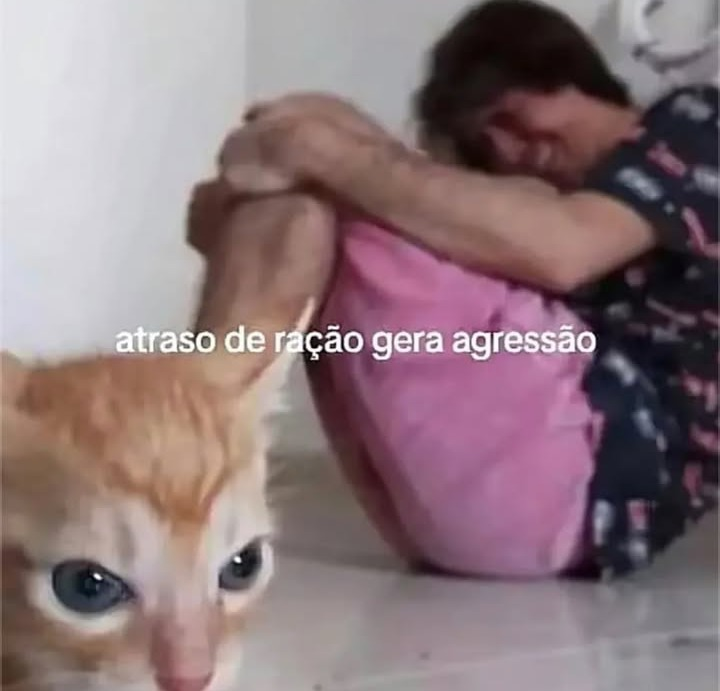
#> input picture engine/cat1.jpeg, 720 x 691 px
$ python pratica1_1.py
#> lines starting #> are read from the running program, lines starting #| are printed output that depends on the picture; after the words box and inside, x2 and y2 are one past the last pixel; in counts of white or black regions, pixels touching at a corner belong together
import cv2
import numpy as np
import matplotlib.pyplot as plt

# -------------------------
# Funções de métricas
# -------------------------

def mae(img1, img2):
    return np.mean(np.abs(img1 - img2))

def mse(img1, img2):
    return np.mean((img1 - img2) ** 2)

def rmse(img1, img2):
    return np.sqrt(mse(img1, img2))

def correlacao(img1, img2):
    img1_f = img1.flatten()
    img2_f = img2.flatten()
    return np.corrcoef(img1_f, img2_f)[0,1]

def jaccard(img1, img2):
    # binarização simples
    _, b1 = cv2.threshold(img1,127,255,cv2.THRESH_BINARY)
    _, b2 = cv2.threshold(img2,127,255,cv2.THRESH_BINARY)

    intersec = np.logical_and(b1, b2).sum()
    uniao = np.logical_or(b1, b2).sum()

    return intersec / uniao

# -------------------------
# Carregar imagem
# -------------------------

img = cv2.imread("cat1.jpeg")
#> img is the input picture: shape (691, 720, 3); mean B, G, R 123.3, 119, 139.7

# converter para escala de cinza
gray = cv2.cvtColor(img, cv2.COLOR_BGR2GRAY)
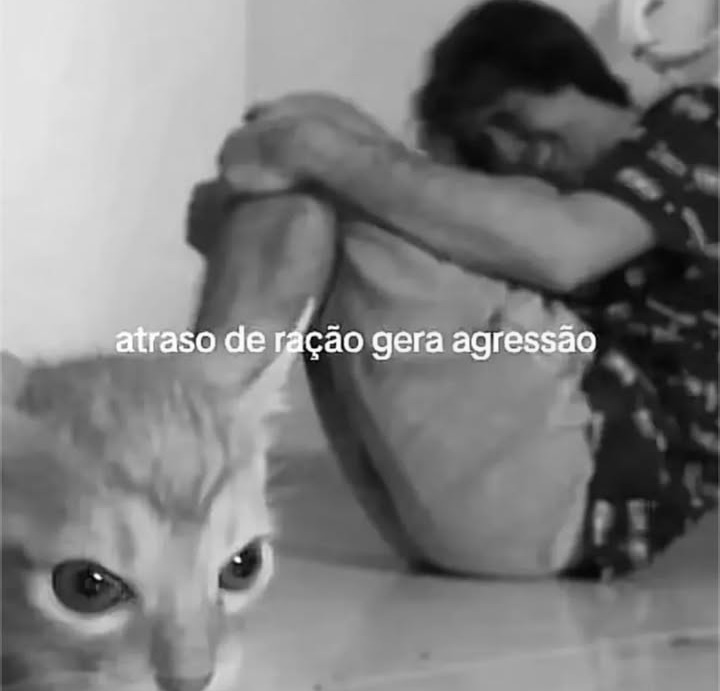
#> gray: shape (691, 720); min 1, max 255, mean 125.7

h, w = gray.shape
#> h = 691; w = 720

# níveis de amostragem
scales = [1.0, 0.5, 0.25, 0.10]

results = []
images = []

for s in scales:

    # reduzir
    small = cv2.resize(gray, (int(w*s), int(h*s)), interpolation=cv2.INTER_AREA)

    # voltar para tamanho original
    resized = cv2.resize(small, (w, h), interpolation=cv2.INTER_LINEAR)

    images.append(resized)

    results.append({
        "scale": s,
        "MAE": mae(gray, resized),
        "MSE": mse(gray, resized),
        "RMSE": rmse(gray, resized),
        "CORR": correlacao(gray, resized),
        "JACCARD": jaccard(gray, resized)
    })
#> this loop made 4 passes
#> (intersec in jaccard, uniao in jaccard) on passes 1 to 4: (257866, 257866), (256179, 259603), (254619, 261525), (248159, 265695)
#> pass 1, in jaccard, `_, b1 = cv2.threshold(img1,127,255,cv2.THRESH_BINARY)`:
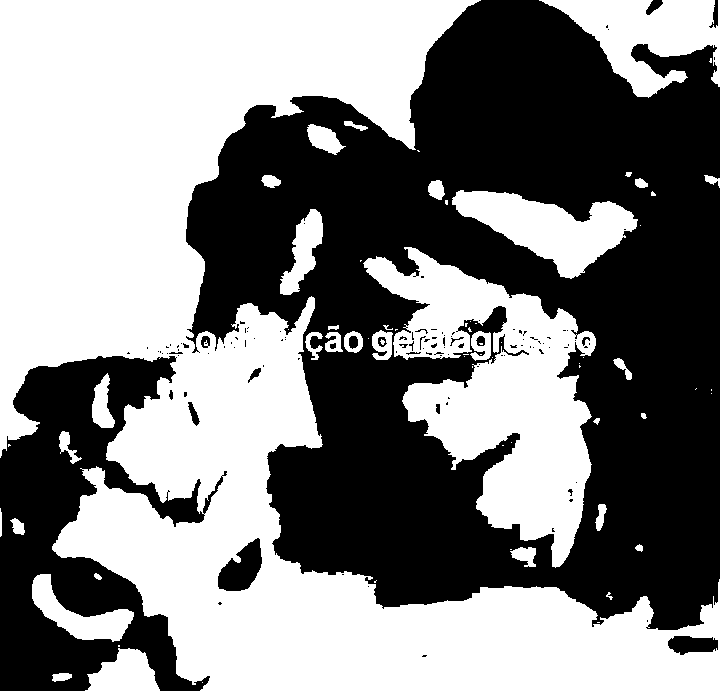
#> b1: shape (691, 720); 51.8% white; 116 black regions (94 under 20 px), largest, box (x1, y1, x2, y2) and area: (186, 0, 720, 630) 200152, (0, 356, 227, 691) 35921, (218, 538, 262, 591) 1408
#> pass 2, in jaccard (call 2), `_, b2 = cv2.threshold(img2,127,255,cv2.THRESH_BINARY)`:
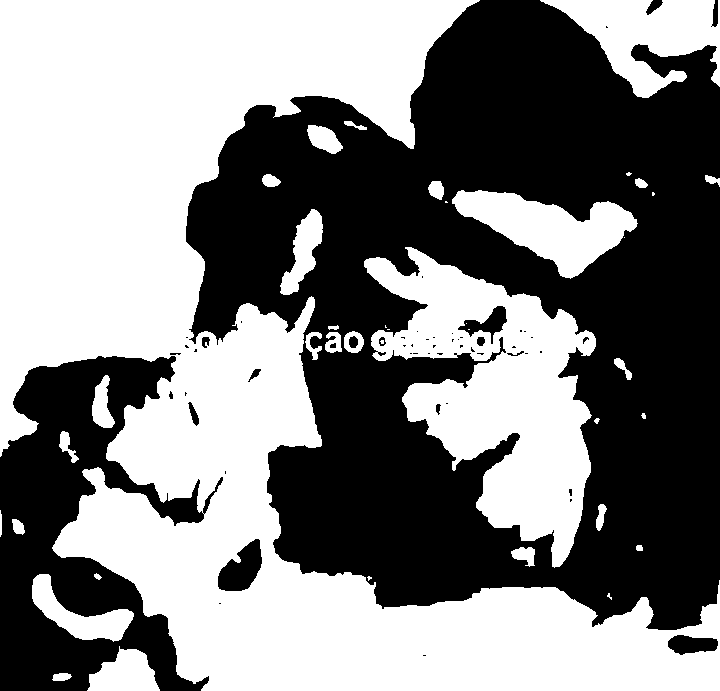
#> b2: shape (691, 720); 51.8% white; 56 black regions (38 under 20 px), largest, box (x1, y1, x2, y2) and area: (186, 0, 720, 630) 199781, (0, 356, 223, 691) 36012, (218, 539, 262, 591) 1405
#> after the loop:
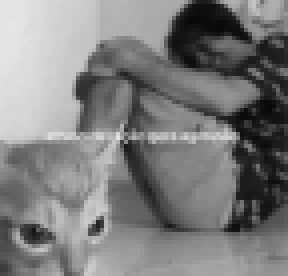
#> small: shape (69, 72) (shown 4 times larger); min 7, max 229, mean 125.7
#> after the loop, images = 4 items; results = 4 items

# -------------------------
# Mostrar imagens
# -------------------------

plt.figure(figsize=(12,4))

titles = ["100%", "50%", "25%", "10%"]

for i,img_show in enumerate(images):
    plt.subplot(1,4,i+1)
    plt.imshow(img_show, cmap="gray")
    plt.title(titles[i])
    plt.axis("off")
#> this loop made 4 passes

plt.show()
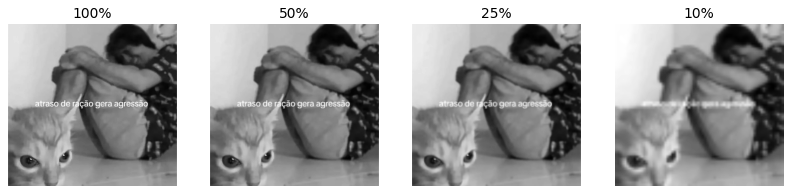
#> figure drawn by matplotlib, 4 panels

# -------------------------
# Mostrar métricas
# -------------------------

for r in results:
    print(f"\nEscala: {r['scale']*100:.0f}%")
    print("MAE:", r["MAE"])
    print("MSE:", r["MSE"])
    print("RMSE:", r["RMSE"])
    print("Correlação:", r["CORR"])
    print("Jaccard:", r["JACCARD"])

$ run again, with engine/cat.jpg copied over engine/cat1.jpeg
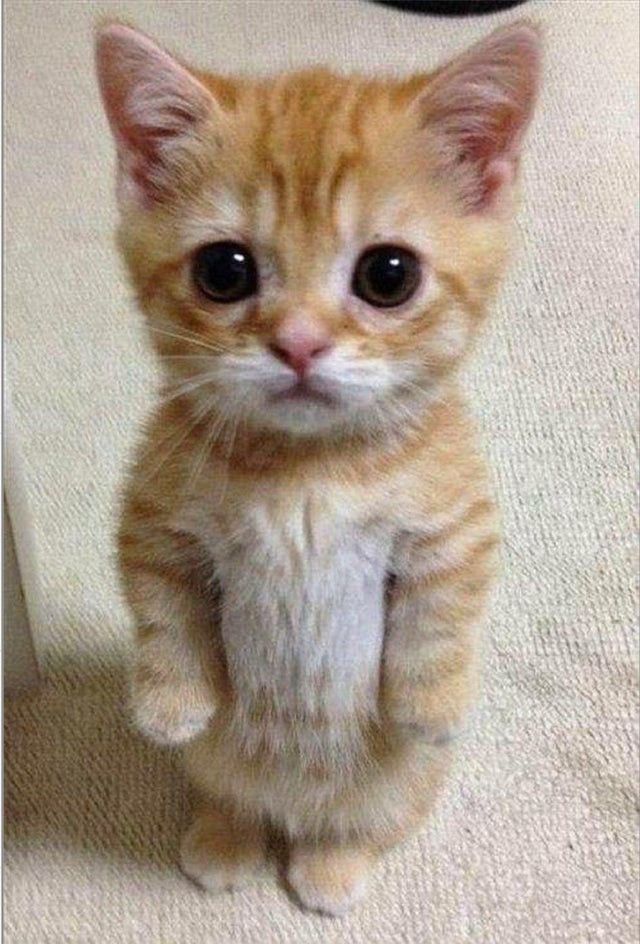
#> input picture engine/cat.jpg, 640 x 944 px
#> img is the input picture: shape (944, 640, 3); mean B, G, R 143.2, 157.7, 172.6
#> the loop `for s in scales:` made 4 passes
#> (intersec in jaccard, uniao in jaccard) on passes 1 to 4: (444438, 444438), (440503, 448623), (437286, 451912), (432204, 456588)
#> pass 1, in jaccard, `_, b1 = cv2.threshold(img1,127,255,cv2.THRESH_BINARY)`:
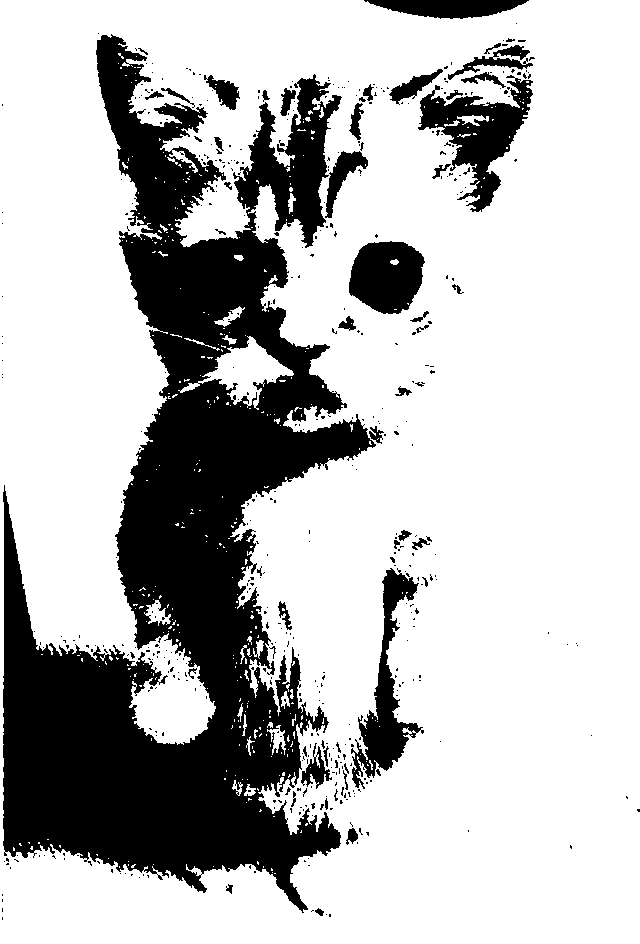
#> b1: shape (944, 640); 73.6% white; 510 black regions (456 under 20 px), largest, box (x1, y1, x2, y2) and area: (3, 34, 376, 913) 134361, (418, 75, 533, 212) 5941, (351, 568, 424, 789) 4739
#> after the loop `for s in scales:`: images = 4 items
#> the loop `for i,img_show in enumerate(images):` made 4 passes
#> `plt.show()`:
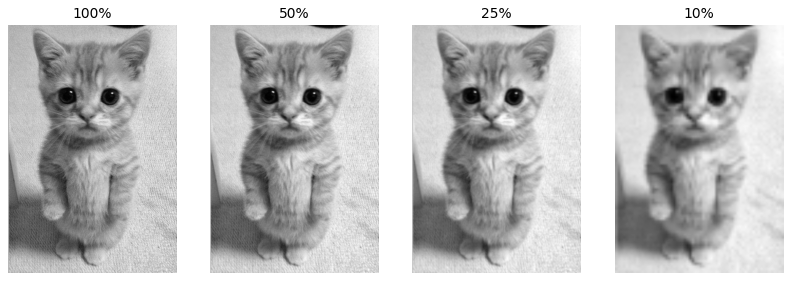
#> figure drawn by matplotlib, 4 panels
#> the loop `for r in results:` made 4 passes
#> (printed output is left out)
